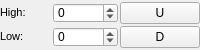
       <widget class="QWidget" name="WdgLpanel_7" native="true">
        <property name="minimumSize">
         <size>
          <width>100</width>
          <height>50</height>
         </size>
        </property>
        <property name="maximumSize">
         <size>
          <width>16777215</width>
          <height>50</height>
         </size>
        </property>
        <layout class="QGridLayout" name="gridLayout_15">
         <property name="leftMargin">
          <number>0</number>
         </property>
         <property name="topMargin">
          <number>0</number>
         </property>
         <property name="rightMargin">
          <number>0</number>
         </property>
         <property name="bottomMargin">
          <number>0</number>
         </property>
         <property name="horizontalSpacing">
          <number>2</number>
         </property>
         <property name="verticalSpacing">
          <number>0</number>
         </property>
         <item row="1" column="1">
          <widget class="QSpinBox" name="sbVarLowFreq">
           <property name="minimumSize">
            <size>
             <width>45</width>
             <height>20</height>
            </size>
           </property>
           <property name="maximumSize">
            <size>
             <width>16777215</width>
             <height>20</height>
            </size>
           </property>
           <property name="toolTip">
            <string>Filter Low Frequency</string>
           </property>
           <property name="minimum">
            <number>-15000</number>
           </property>
           <property name="maximum">
            <number>15000</number>
           </property>
          </widget>
         </item>
         <item row="0" column="1">
          <widget class="QSpinBox" name="sbVarHighFreq">
           <property name="minimumSize">
            <size>
             <width>45</width>
             <height>20</height>
            </size>
           </property>
           <property name="maximumSize">
            <size>
             <width>16777215</width>
             <height>20</height>
            </size>
           </property>
           <property name="toolTip">
            <string>Filter High Frequency</string>
           </property>
           <property name="minimum">
            <number>-15000</number>
           </property>
           <property name="maximum">
            <number>15000</number>
           </property>
          </widget>
         </item>
         <item row="0" column="0">
          <widget class="QLabel" name="label_18">
           <property name="text">
            <string>&lt;!DOCTYPE HTML PUBLIC &quot;-//W3C//DTD HTML 4.0//EN&quot; &quot;http://www.w3.org/TR/REC-html40/strict.dtd&quot;&gt;
&lt;html&gt;&lt;head&gt;&lt;meta name=&quot;qrichtext&quot; content=&quot;1&quot; /&gt;&lt;style type=&quot;text/css&quot;&gt;
p, li { white-space: pre-wrap; }
&lt;/style&gt;&lt;/head&gt;&lt;body style=&quot; font-family:'MS Shell Dlg 2'; font-size:8.25pt; font-weight:400; font-style:normal;&quot;&gt;
&lt;p style=&quot; margin-top:0px; margin-bottom:0px; margin-left:0px; margin-right:0px; -qt-block-indent:0; text-indent:0px;&quot;&gt;&lt;span style=&quot; font-size:8pt;&quot;&gt;High:  &lt;/span&gt;&lt;/p&gt;&lt;/body&gt;&lt;/html&gt;</string>
           </property>
          </widget>
         </item>
         <item row="1" column="0">
          <widget class="QLabel" name="label_19">
           <property name="text">
            <string>&lt;!DOCTYPE HTML PUBLIC &quot;-//W3C//DTD HTML 4.0//EN&quot; &quot;http://www.w3.org/TR/REC-html40/strict.dtd&quot;&gt;
&lt;html&gt;&lt;head&gt;&lt;meta name=&quot;qrichtext&quot; content=&quot;1&quot; /&gt;&lt;style type=&quot;text/css&quot;&gt;
p, li { white-space: pre-wrap; }
&lt;/style&gt;&lt;/head&gt;&lt;body style=&quot; font-family:'MS Shell Dlg 2'; font-size:8.25pt; font-weight:400; font-style:normal;&quot;&gt;
&lt;p style=&quot; margin-top:0px; margin-bottom:0px; margin-left:0px; margin-right:0px; -qt-block-indent:0; text-indent:0px;&quot;&gt;&lt;span style=&quot; font-size:8pt;&quot;&gt;Low:  &lt;/span&gt;&lt;/p&gt;&lt;/body&gt;&lt;/html&gt;</string>
           </property>
          </widget>
         </item>
         <item row="0" column="2">
          <widget class="QPushButton" name="pbMemUpFreq">
           <property name="minimumSize">
            <size>
             <width>18</width>
             <height>16</height>
            </size>
           </property>
           <property name="text">
            <string>U</string>
           </property>
          </widget>
         </item>
         <item row="1" column="2">
          <widget class="QPushButton" name="pbMemDownFreq">
           <property name="minimumSize">
            <size>
             <width>0</width>
             <height>16</height>
            </size>
           </property>
           <property name="text">
            <string>D</string>
           </property>
          </widget>
         </item>
        </layout>
       </widget>
